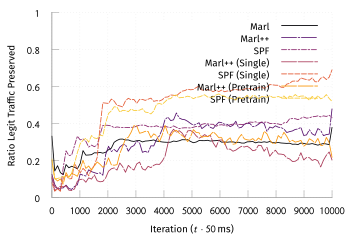

Reproduce this figure in gnuplot.
set terminal tikz standalone color size 9cm,6cm font '\scriptsize' preamble '\usepackage{microtype} \usepackage[sfdefault]{FiraSans} \usepackage{newtxsf} \usepackage[T1]{fontenc} \renewcommand*\oldstylenums[1]{{\firaoldstyle #1}} \usepackage[binary-units, per-mode=symbol]{siunitx} \sisetup{detect-all}' createstyle
set output "tcp-16-bluh-pres.tex"

load "inferno.pal"

set style line 102 lc rgb '#a0a0a0' lt 1 lw 1
set border ls 102
set colorbox border 102
set key textcolor rgb "black"
set tics textcolor rgb "black"
set label textcolor rgb "black"

set border 3
set grid x y
set xtics nomirror
set ytics nomirror

#set key autotitle columnhead
set datafile separator ","

set xlabel "Iteration ($t \\cdot{} \\SI{50}{\\milli\\second}$)"
set ylabel "Ratio Legit Traffic Preserved"

set yrange [0.0:1.0]
set key inside top right

plot '../results/online-16-avg-ng.csv' u 1:3 w lines smooth sbezier title "Marl" dt 1, \
     '../results/m-tcp-natural-16' u 1:3 w lines smooth sbezier title "Marl++" ls 3 dt (18,2,2,2), \
     '../results/spf-tcp-natural-16' u 1:3 w lines smooth sbezier title "SPF" ls 4 dt (6,2,2,2), \
     '../results/m-tcp-single-16' u 1:3 w lines smooth sbezier title "Marl++ (Single)" ls 5 dt (18,2), \
     '../results/spf-tcp-single-16' u 1:3 w lines smooth sbezier title "SPF (Single)" ls 6 dt (6,2), \
     '../results/tcp-combo-channel-16-avg.csv' u 1:3 w lines smooth sbezier title "Marl++ (Pretrain)" ls 7 dt (18,2), \
     '../results/tcp-spf-combo-channel-16-avg.csv' u 1:3 w lines smooth sbezier title "SPF (Pretrain)" ls 8 dt (6,2), \
#     '../results/tcp-combo-channel-16-avg.csv' u 1:3 w lines smooth sbezier title "MARL++ (Pretrain)" ls 6 dt (18,2), \
#     '../results/tcp-combo-16-avg.csv' u 1:3 w lines smooth sbezier title "MARL++ (Weird Pretrain)" ls 7 dt (6,2), \
